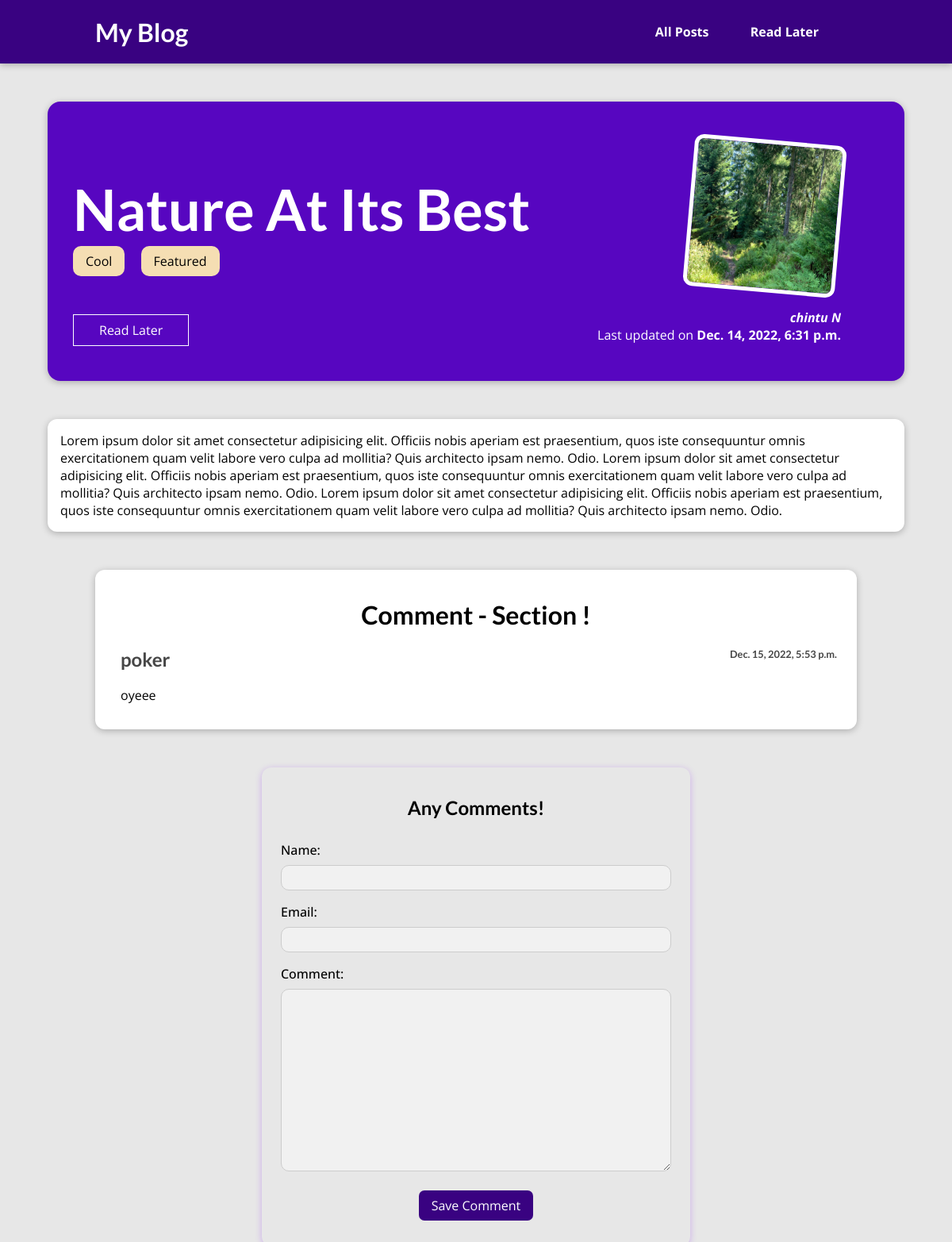
The page /posts/nature-at-its-best on the database its author committed.
### blog/models.py (models this page shows, shortened)
class Post(models.Model):
    title = models.CharField(max_length=100, null=False)
    author=models.ForeignKey(Author, on_delete=models.SET_NULL,related_name='post', null=True)
    tags=models.ManyToManyField(Tag, related_name='post')
    excerpt=models.TextField()
    image=models.ImageField(upload_to='images/', null=True, blank=True)
    date = models.DateTimeField(auto_now=True)
    content=models.TextField()
    slug=models.SlugField(max_length=100,unique=True,blank=True,db_index=True)

class Tag(models.Model):
    tag_name=models.CharField(max_length=100, null=False)
    def __str__(self):
        return f"{self.tag_name}"

class Author(models.Model):
    first_name = models.CharField(max_length=50, null=False, blank=False)
    last_name = models.CharField(max_length=50,null=True, blank=True)
    email_address =models.EmailField(max_length=100, null=False, unique=True)
    def full_name(self):
        return f"{self.first_name} {self.last_name}"
    def __str__(self):
        return self.full_name()

class Comment(models.Model):
    name=models.CharField(max_length=100, null=False)
    email=models.EmailField(max_length=100, null=False, unique=True)
    comment=models.TextField()
    post=models.ForeignKey(Post, on_delete=models.CASCADE, related_name='comments')
    date=models.DateTimeField(auto_now=True)

### blog/views.py (the view, shortened to what this page needs)
# urls.py: path("posts/<slug>",views.post_detail, name="post_detail"),
def post_detail(request, slug):
    identified_post = Post.objects.get(slug=slug)
    comments=identified_post.comments.all().order_by("-date")
    stored_posts = request.session.get("read_later")
    if(stored_posts is None):
        is_added_to_read_later = False
    else:
        if identified_post.id not in stored_posts:
            is_added_to_read_later = False
        else:
            is_added_to_read_later = True
    if request.method == "GET":
        return render(request, "blog/post-detail.html", {
            "post": identified_post,
            "comments": comments,
            "comment_form": CommentForm(),
            "is_added_to_read_later": is_added_to_read_later
        })
    else:
        return Http404()

### blog/forms.py
class CommentForm(forms.ModelForm):
    class Meta:
        model = Comment
        fields = ('name', 'email', 'comment')

### blog/templates/blog/post-detail.html (shortened to what this page needs)
{% extends 'base.html' %}
{% load static %}
{% block css_files %}
<link rel="stylesheet" href="{% static "blog/post-detail.css" %}" />
{% endblock %}
{% block content %}
<section id="summary">
    <h2>{{post.title}}</h2>
    <div>
        {% for tag in post.tags.all %}
        <span class="tag">{{tag}}</span>
        {% endfor %}
    </div>
    <div id="read-later">
        <form  action="{% url 'read-later' %}" method="post">
                {% if not is_added_to_read_later %}
                    <button type="submit">Read Later</button>
                {% else %}
                    <button type="submit">Remove from Read Later</button>
                {% endif %}
        </form>
    </div>
    <article>
        <img src="{{post.image.url}}">
        <address>{{ post.author }}</address>
        <div>
            Last updated on <time>{{ post.date }}</time>
        </div>
    </article>
</section>
<main>
    {{ post.content }}
</main>
{% if comments %}
<div id="comments">
    <h1 style="text-align: center;font-weight: bold;">Comment - Section !</h1>
    <ul>
        {% for comment in comments %}
        <li>
            <h2>
                {{comment.name}}
                <time>{{ comment.date }}</time>
            </h2>
            <p>{{ comment.comment }}</p>
        </li>
        {% endfor %}
    </ul>
</div>
{% endif %}
<section id="container">
    <h2> Any Comments!</h2>
    <form   action=" {% url 'post_detail' post.slug %} " method="POST">
        {% for field in comment_form %}
        <div class="form-control {% if field.errors %} invalid {% endif %} ">
            {{ field.label_tag }}
            {{ field }}
        </div>
        {% endfor %}
        <button type="submit">Save Comment</button>
</section>
{% endblock %}

### static/app.css (style rules this page uses)
* { box-sizing: border-box; }
html { font-family: 'Open Sans', 'Lato', sans-serif; }
body { margin: 0; }
h1, h2, h3 { font-family: 'Lato', sans-serif; font-weight: bold; }

### blog/static/blog/post-detail.css (style rules this page uses)
body { background-color: #e7e7e7; }
#summary { margin: 8rem auto 3rem auto; padding: 2rem; width: 90%; max-width: 90rem; border-radius: 16px; background-color: #5706c0; position: relative; box-shadow: 0 2px 8px rgba(0, 0, 0, 0.25); height: 22rem; }
#summary h2 { color: white; font-size: 4.5rem; margin-bottom: 0.25rem; }
#summary article { position: absolute; top: 2rem; right: 3rem; padding: 1rem 2rem; border-radius: 12px; text-align: right; color: white; }
#summary article img { width: 12rem; height: 12rem; border-radius: 12px; transform: rotateZ(5deg); border: 5px solid white; margin-bottom: 1rem; }
#summary address { font-weight: bold; }
#summary time { font-weight: bold; }
main { width: 90%; max-width: 90rem; margin: 3rem auto; background-color: white; padding: 1rem; border-radius: 12px; box-shadow: 0 2px 8px rgba(0, 0, 0, 0.25); }
.tag { background-color: wheat; padding: 0.5rem 1rem; border-radius: 10px; display: inline-block; margin-right: 1rem; margin-bottom: 1rem; }
.form-control { display: block; padding: 0.5rem; }
#container { font: inherit; margin: 0 auto; width: 45%; max-width: 90rem; box-shadow: 0 2px 8px rgba(126, 3, 249, 0.25); border-radius: 12px; padding: 1rem; margin-bottom: 30px; }
.form-control label { display: block; margin-bottom: 0.5rem; font-weight: 500; }
.form-control input , .form-control textarea { display: block; width: 100%; font: inherit; padding: 0.25rem 0.5rem; border: 1px solid #ccc; border-radius: 10px; background-color: #f1f1f1; }
#container button { display: block; margin: 1rem auto; padding: 0.5rem 1rem; border: none; border-radius: 7px; background-color: #390281; color: white; font: inherit; cursor: pointer; }
#container h2 { text-align: center; font-weight: bold; }
#comments { position: relative; margin: 3rem auto; width: 90%; max-width: 60rem; border-radius: 12px; background-color: white; box-shadow: 0 2px 8px rgba(0, 0, 0, 0.25); padding: 1rem 2rem; }
#comments ul { list-style: none; margin: 0; padding: 0; }
#comments li { margin-bottom: 1rem; border-bottom: 2px solid #ccc; }
#comments li:last-of-type { border-bottom: none; }
#comments h2 { color: #464646; }
#comments time { position: absolute; display: inline; font-size: 0.8rem; color: #464646; right: 25px; }
#read-later { margin: 2rem 0; }
#read-later button { background-color: transparent; border: 1px solid white; padding: 0.5rem 2rem; font: inherit; color: white; cursor: pointer; }

### rows shown on the page
Post: title "Nature At Its Best", image (picture), author "chintu N", date "Dec. 14, 2022, 6:31 p.m.", content "Lorem ipsum dolor sit amet consectetur adipisicing elit. Officiis nobis aperiam est praesentium, quos iste consequuntur omnis exercitationem quam velit labore vero culpa ad mollitia? Quis architecto ipsam nemo. Odio. Lorem ipsum dolor sit amet consectetur adipisicing elit. Officiis nobis aperiam est praesentium, quos iste consequuntur omnis exercitationem quam velit labore vero culpa ad mollitia? Quis architecto ipsam nemo. Odio. Lorem ipsum dolor sit amet consectetur adipisicing elit. Officiis nobis aperiam est praesentium, quos iste consequuntur omnis exercitationem quam velit labore vero culpa ad mollitia? Quis architecto ipsam nemo. Odio."
Tag: tag_name "Cool"
Tag: tag_name "Featured"
Comment: name "poker", date "Dec. 15, 2022, 5:53 p.m.", comment "oyeee"

### other values the page prints
{{ field.label_tag }} "Name:" "Email:" "Comment:"
